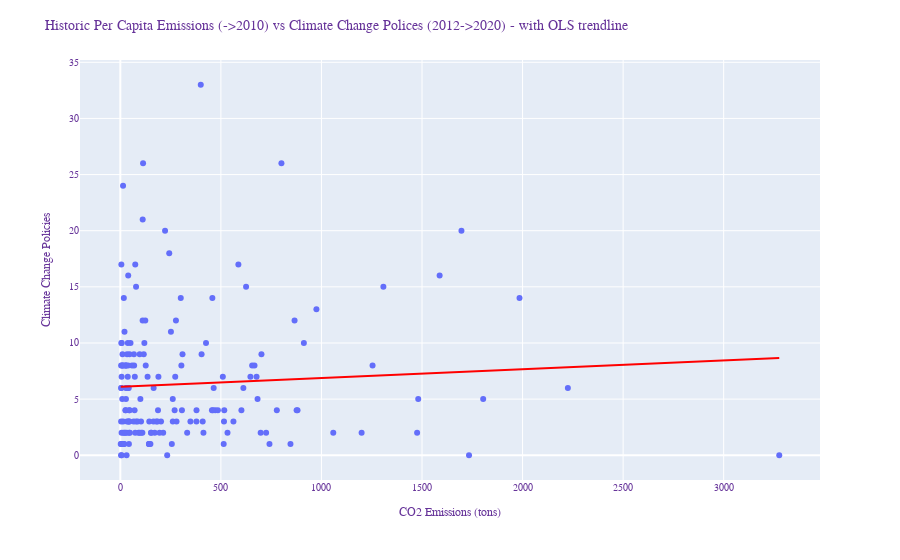

The code cell stored with this chart in its notebook:
### Markdown cell above
#### 3.3 Scatterplots and OLS

The following code displays a scatterplot of CO2 per capita ut till 2010 on climate change laws implemented between 2012 and 2020. The red line represents the ordinary least squared (OLS). Below the graph is a regression table, we will decipher its meaning and discuss its limitations and insignificance.

### Code cell
df = df_acc_final

fig = px.scatter(df, y="laws_impl_2012_2020", x="tot_co2_per_capita_up_till_2010",
                 hover_name="country", trendline='ols', hover_data={'laws_impl_2012_2020': ':.1f', 'tot_co2_per_capita_up_till_2010': ':.1f'},
                 trendline_color_override='red',
                 labels={'laws_impl_2012_2020': 'Climate change laws implemented 2012-2020',
                         'tot_co2_per_capita_up_till_2010': 'Tot Co2 emissions<br> per capita until 2010'},
                 log_x=False)

fig.update_layout(
    title="Historic Per Capita Emissions (->2010) vs Climate Change Polices (2012->2020) - with OLS trendline",
    xaxis_title="CO2 Emissions (tons)",
    yaxis_title="Climate Change Policies",
    font=dict(
        family="Courier New, monospace",
        size=10,
        color="RebeccaPurple"
    )
)

results = px.get_trendline_results(fig)
fig.show()
print(results.px_fit_results.iloc[0].summary())

### Figure 1 — Plotly figure (JSON) as saved in the notebook; plotly's stock layout.template omitted (floating-point values rounded to 4 significant figures; data arrays with more than 128 entries replaced by an {"elided": "..."} marker saying what was removed)
{"data": [{"hovertemplate": "<b>%{hovertext}</b><br><br>Tot Co2 emissions<br> per capita until 2010=%{x:.1f}<br>Climate change laws implemented 2012-2020=%{y:.1f}<extra></extra>", "hovertext": {"elided": "171 str values"}, "legendgroup": "", "marker": {"color": "#636efa", "symbol": "circle"}, "mode": "markers", "name": "", "orientation": "v", "showlegend": false, "type": "scatter", "x": {"elided": "171 float values"}, "xaxis": "x", "y": {"elided": "171 int values"}, "yaxis": "y"}, {"hovertemplate": "<b>OLS trendline</b><br>laws_impl_2012_2020 = 0.000783608 * tot_co2_per_capita_up_till_2010 + 6.09771<br>R<sup>2</sup>=0.004500<br><br>Tot Co2 emissions<br> per capita until 2010=%{x:.1f}<br>Climate change laws implemented 2012-2020=%{y:.1f} <b>(trend)</b><extra></extra>", "legendgroup": "", "line": {"color": "red"}, "marker": {"color": "#636efa", "symbol": "circle"}, "mode": "lines", "name": "", "showlegend": false, "type": "scatter", "x": {"elided": "171 float values"}, "xaxis": "x", "y": {"elided": "171 float values"}, "yaxis": "y"}], "layout": {"font": {"color": "RebeccaPurple", "family": "Courier New, monospace", "size": 10}, "legend": {"tracegroupgap": 0}, "margin": {"t": 60}, "title": {"text": "Historic Per Capita Emissions (->2010) vs Climate Change Polices (2012->2020) - with OLS trendline"}, "xaxis": {"anchor": "y", "domain": [0, 1], "title": {"text": "CO2 Emissions (tons)"}}, "yaxis": {"anchor": "x", "domain": [0, 1], "title": {"text": "Climate Change Policies"}}}}
